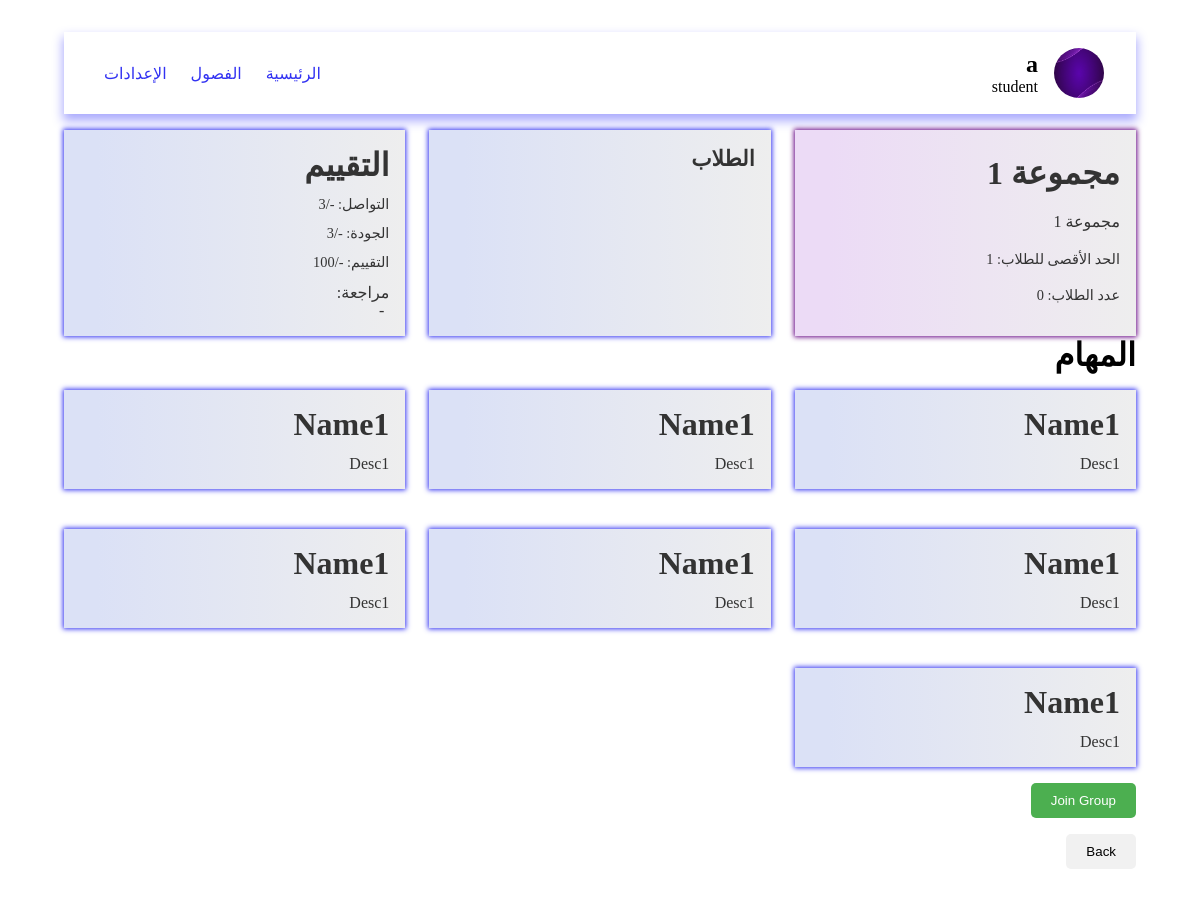
Page /pages/viewGroupDetails.php?id=1 (signed in) on the committed database.
### tables this page shows
CREATE TABLE groups (
    id INTEGER PRIMARY KEY, 
    title TEXT, 
    description TEXT, 
    "limit" INTEGER, 
    members INTEGER, 
    class_id INTEGER,
    interaction INTEGER,
    quality INTEGER,
    grading INTEGER,
    feedback TEXT
);

### data/db.php (called while the page is built, shortened)
<?php
$user = $_SESSION['user'] ?? null;
$db = new SQLite3('../data/database.db');
$db->exec('CREATE TABLE IF NOT EXISTS users (
    id INTEGER PRIMARY KEY,
    name TEXT,
    email TEXT UNIQUE,
    password TEXT,
    role TEXT
)');
$db->exec('CREATE TABLE IF NOT EXISTS classes (
    id INTEGER PRIMARY KEY,
    title TEXT,
    description TEXT,
    "limit" INTEGER,
    teacher_id INTEGER
)');
$db->exec('CREATE TABLE IF NOT EXISTS groups (
    id INTEGER PRIMARY KEY,
    title TEXT,
    description TEXT,
    "limit" INTEGER,
    members INTEGER,
    class_id INTEGER,
    interaction INTEGER,
    quality INTEGER,
    grading INTEGER,
    feedback TEXT
)');
$db->exec('CREATE TABLE IF NOT EXISTS group_students (
    group_id INTEGER,
    student_id INTEGER
)');
$db->exec('CREATE TABLE IF NOT EXISTS class_students (
    class_id INTEGER,
    student_id INTEGER
)');
function getGroup($id)
{
    global $db;
    $stmt = $db->prepare('SELECT * FROM groups WHERE id = :id');
    $stmt->bindValue(':id', $id, SQLITE3_INTEGER);
    $result = $stmt->execute();
    if ($result) {
        return $result->fetchArray(SQLITE3_ASSOC);
    }
    return null;
}
function getGroupStudentsByGroupId($group_id)
{
    global $db;
    $stmt = $db->prepare('SELECT * FROM group_students WHERE group_id = :group_id');
    $stmt->bindValue(':group_id', $group_id, SQLITE3_INTEGER);
    $result = $stmt->execute();
    $students = [];
    return $students;
}
function getStudentsByClassId($class_id)
{
    global $db;
    $stmt = $db->prepare('SELECT * FROM classes WHERE id = :id');
    $stmt->bindValue(':id', $class_id, SQLITE3_INTEGER);
    $result = $stmt->execute();
    $class = $result->fetchArray(SQLITE3_ASSOC);
    $stmt = $db->prepare('SELECT * FROM groups WHERE class_id = :class
    ');
    $stmt->bindValue(':class', $class_id, SQLITE3_INTEGER);
    $result = $stmt->execute();
    $groups = [];
    while ($row = $result->fetchArray(SQLITE3_ASSOC)) {
        $groups[] = $row;
    }
    $students = [];
    foreach ($groups as $group) {
        $students = array_merge($students, getGroupStudentsByGroupId($group['id']));
    }
    return $students;
}
function getClassByGroupId($group_id)
{
    global $db;
    $group = getGroup($group_id);
    $stmt = $db->prepare('SELECT * FROM classes WHERE id = :id');
    $stmt->bindValue(':id', $group['class_id'], SQLITE3_INTEGER);
    $result = $stmt->execute();
    if ($result) {
        return $result->fetchArray(SQLITE3_ASSOC);
    }
    return null;
}

### pages/viewGroupDetails.php (the view, shortened to what this page needs)
<?php
include '../data/db.php';
$group = $_GET['id'];
$group = getGroup($group);
$members = getGroupStudentsByGroupId($group['id']);
$class = getClassByGroupId($group['id']);
$students = getStudentsByClassId($class['id']);
$missions = [
    [
        "name" => 'Name1',
        "description" => 'Desc1'
    ],
    [
        "name" => 'Name1',
        "description" => 'Desc1'
    ],
    [
        "name" => 'Name1',
        "description" => 'Desc1'
    ],
    [
        "name" => 'Name1',
        "description" => 'Desc1'
    ],
    [
        "name" => 'Name1',
        "description" => 'Desc1'
    ],
    [
        "name" => 'Name1',
        "description" => 'Desc1'
    ],
    [
        "name" => 'Name1',
        "description" => 'Desc1'
    ]
];
?>
<!DOCTYPE html>
<html lang="ar" dir="rtl">
<head>
    <link rel="stylesheet" href="../styles/viewGroup.css">
</head>
<body>
    <?php include "../components/navbar.php" ?>
    <main class="container">
        <div class="group first">
            <h1 class="title">
                <?php echo $group['title']; ?>
            </h1>
            <p class="desc">
                <?php echo $group['description']; ?>
            </p>
            <p class="limit">
                الحد الأقصى للطلاب:
                <?php echo $group['limit']; ?>
            </p>
            <p class="members">
                عدد الطلاب:
                <?php echo count($members); ?>
            </p>
        </div>
        <div class="members group">
            <h2>الطلاب</h2>
            <ul>
            </ul>
        </div>
        <div class="group">
            <h1 class="title">
                التقييم
            </h1>
            <p class="limit">
                التواصل: <?php echo $group['interaction'] ?? '-'; ?>/3
            </p>
            <p class="limit">
                الجودة: <?php echo $group['quality'] ?? '-'; ?>/3
            </p>
            <p class="limit">
                التقييم: <?php echo $group['grading'] ?? '-'; ?>/100
            </p>
            <p class="desc">
                مراجعة:<br>&ThickSpace;<?php echo $group['feedback'] ?? '-'; ?>
            </p>
        </div>
    </main>
    <h1>المهام</h1>
    <main class="container">
        <?php foreach ($missions as $mission) : ?>
            <div class="group">
                <h1 class="title">
                    <?php echo $mission['name']; ?>
                </h1>
                <p><?php echo $mission['description']; ?></p>
            </div>
        <?php endforeach; ?>
    </main>
    <?php if ($user['role'] == 'student' && count($members) < $group['limit'] && !in_array($user['id'], array_column($students, 'id'))) : ?>
        <form action="../actions/joinGroup.php" method="post">
            <button type="submit" class="join">Join Group</button>
        </form>
    <?php endif; ?>
    <button onclick="window.location.href = '../pages/viewGroups.php?id=<?php echo $class['id']; ?>'" class="back">Back</button>
</body>
</html>

### styles/viewGroup.css (style rules this page uses)
* { padding: 0; margin: 0; box-sizing: border-box; text-decoration: none; list-style: none; }
body { padding: 2rem 4rem; }
.container { display: grid; grid-template-columns: repeat(auto-fill, minmax(300px, 1fr)); gap: 1.5rem; }
.group { display: grid; gap: 0.75rem; background-image: linear-gradient(to right, #dbe1f6 10%, #eee); padding: 1.5rem 1rem; box-shadow: 0 0 5px 1px rgb(50, 50, 242); color: #333; cursor: pointer; }
.group.first { display: grid; gap: 0.75rem; background-image: linear-gradient(to right, #ecdbf6 10%, #eee); padding: 1.5rem 1rem; box-shadow: 0 0 5px 1px rgb(100, 0, 131); color: #333; cursor: pointer; }
.desc { font-size: 1rem; }
.limit { font-size: 0.9rem; }
.members { font-size: 0.9rem; }
.group { margin-top: 1rem; padding: 1rem; transition: 0.3s; }
.join { background-color: #4caf50; color: white; padding: 10px 20px; border: none; border-radius: 5px; cursor: pointer; margin-top: 1rem; }
.back { background-color: #f1f1f1; color: black; padding: 10px 20px; border: none; border-radius: 5px; cursor: pointer; margin-top: 1rem; }

### styles/navbar.css (style rules this page uses)
* { padding: 0; margin: 0; box-sizing: border-box; text-decoration: none; list-style: none; }

### rows in the picture
groups: title "مجموعة 1", description "مجموعة 1", limit "1", interaction "-", quality "-", grading "-", feedback "-"

### other values in the picture
$_SESSION['user']['name'] "a"
$_SESSION['user']['role'] "student"
count($members) "0"
$mission['name'] "Name1"
$mission['description'] "Desc1"
